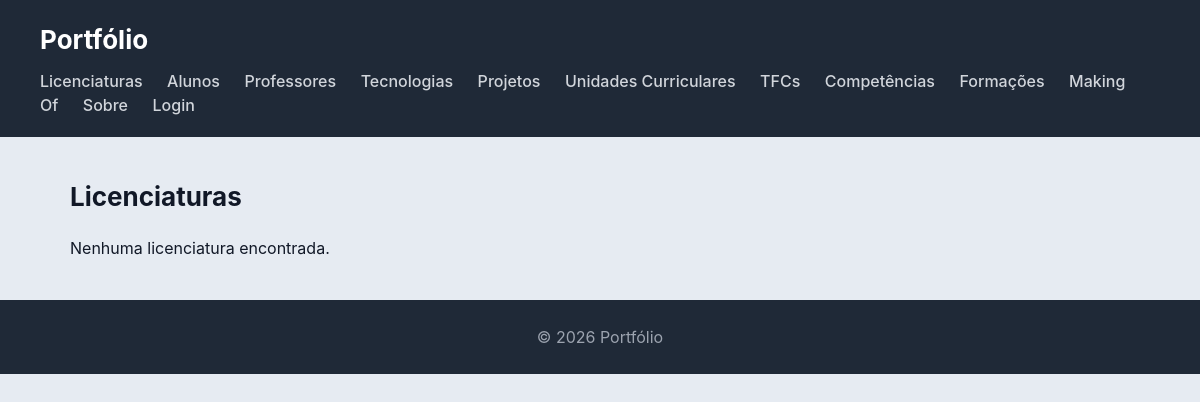
Page /licenciaturas/ on the earlier database version.
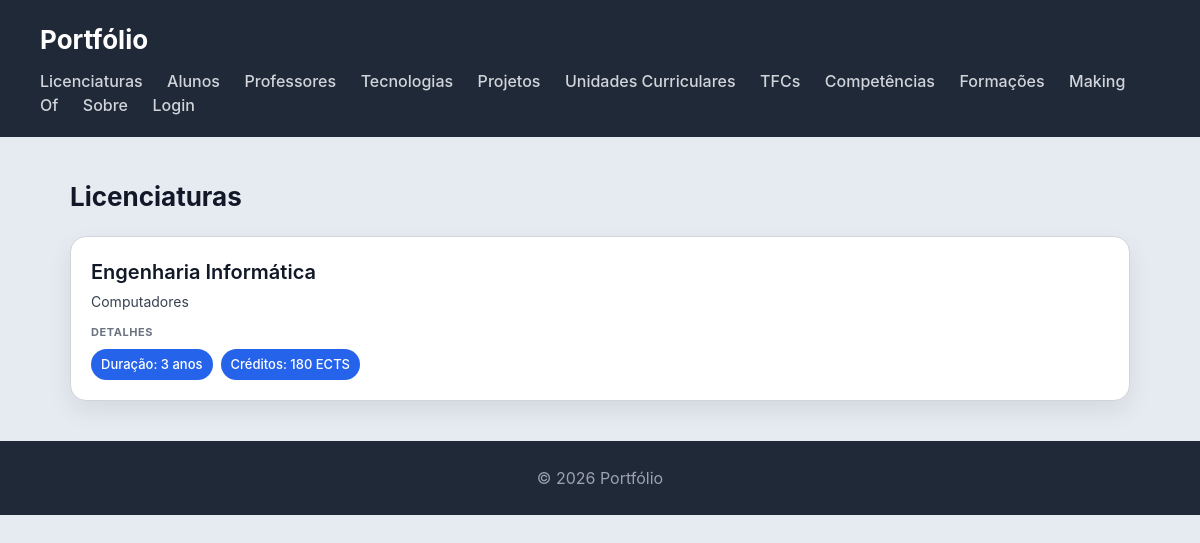
Same page on the later database version.
### portfolio/models.py (models this page shows, shortened)
class Licenciatura(models.Model):
    nome = models.CharField(max_length=100)
    duracao = models.IntegerField()
    creditos = models.IntegerField()
    informacao = models.CharField(max_length=250)

### portfolio/views.py (the view)
# urls.py: path('licenciaturas/', views.licenciaturas_view, name='licenciaturas'),
def licenciaturas_view(request):
    licenciaturas = Licenciatura.objects.all()
    return render(request, 'portfolio/licenciaturas.html', {'licenciaturas': licenciaturas})

### portfolio/templates/portfolio/licenciaturas.html
{% extends 'portfolio/base.html' %}
{% block content %}
<h2>Licenciaturas</h2>
<section>
    {% for lic in licenciaturas %}
    <article>
        <header>
            <h3>{{ lic.nome }}</h3>
            <p>{{ lic.informacao }}</p>
        </header>
        <section>
            <h4>Detalhes</h4>
            <ul>
                <li>Duração: {{ lic.duracao }} anos</li>
                <li>Créditos: {{ lic.creditos }} ECTS</li>
            </ul>
        </section>
    </article>
    {% empty %}
    <p>Nenhuma licenciatura encontrada.</p>
    {% endfor %}
</section>
{% endblock %}

Differences in the rows shown:
added Licenciatura: nome "Engenharia Informática", informacao "Computadores", duracao "3", creditos "180"
Other differences:
text no longer shown: "Nenhuma licenciatura encontrada."
